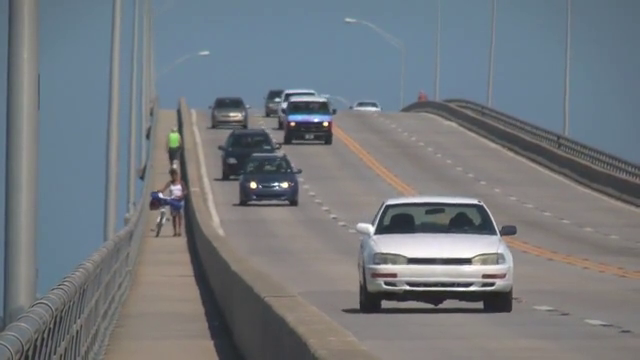
#> input picture frame 91 of lab1 fall/physicsOpencv/lab1/slow_traffic_small.mp4, 640 x 360 px
$ python cam.py
#> lines starting #> are read from the running program, lines starting #| are printed output that depends on the picture; after the words box and inside, x2 and y2 are one past the last pixel; in counts of white or black regions, pixels touching at a corner belong together
import numpy as np
import cv2

cap = cv2.VideoCapture("/Users/pascaljardin/Desktop/physicsOpencv/lab1/slow_traffic_small.mp4")

# take first frame of the video
ret,frame = cap.read()
#> frame is the input picture: shape (360, 640, 3); mean B, G, R 126.6, 121.2, 115.7


b, firstFrame= cap.read()
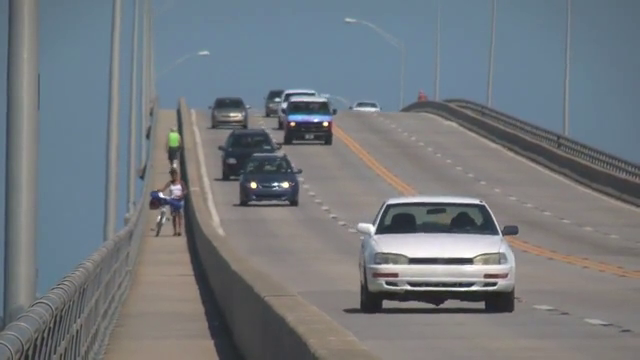
#> input picture frame 92 of lab1 fall/physicsOpencv/lab1/slow_traffic_small.mp4, 640 x 360 px
#> firstFrame is the input picture: shape (360, 640, 3); mean B, G, R 126.3, 121.1, 115.4

drawing = False # true if mouse is pressed
gotRec = False # true if mouse is pressed

ix,iy = -1,-1

# mouse callback function
def draw_circle(event,x,y,flags,param):
    global ix,iy,drawing,mode, gotRec

    if event == cv2.EVENT_LBUTTONDOWN:
        drawing = True
        ix,iy = x,y
        print("down")

    elif event == cv2.EVENT_LBUTTONUP:
        if (drawing == True):
            gotRec = True
            print("up")


cv2.namedWindow('image')
cv2.setMouseCallback('image',draw_circle)

while(1):
    cv2.imshow('image',firstFrame)
    k = cv2.waitKey(1) & 0xFF
#> (key Esc is pressed here)
    if k == ord('m'):
        mode = not mode
    elif k == 27:
        break

    if gotRec == True:
        print("start")
        break


# setup initial location of window
# r,h,c,w - region of image
#           simply hardcoded the values
r,h,c,w = 200,20,300,20
track_window = (c,r,w,h)

# set up the ROI for tracking
roi = frame[r:r+h, c:c+w]
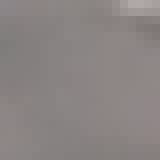
#> roi: shape (20, 20, 3) (shown 8 times larger); mean B, G, R 131.1, 132.3, 138.4
hsv_roi =  cv2.cvtColor(frame, cv2.COLOR_BGR2HSV)
#> hsv_roi: shape (360, 640, 3); mean H, S, V 67.8, 39.8, 131.8
mask = cv2.inRange(hsv_roi, np.array((0., 60.,32.)), np.array((180.,255.,255.)))
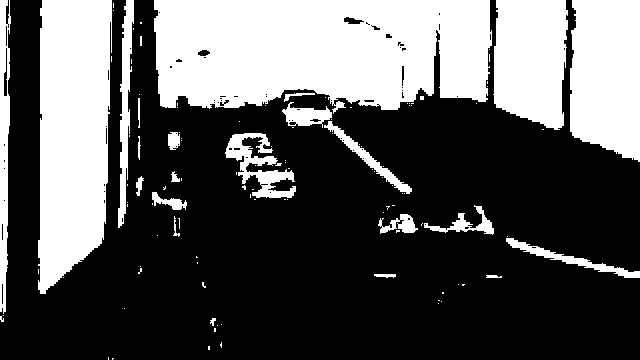
#> mask: shape (360, 640); 34.9% white; 115 white regions (91 under 20 px), largest, box (x1, y1, x2, y2) and area: (154, 0, 492, 114) 32966, (38, 0, 112, 294) 18267, (570, 0, 640, 162) 10165
roi_hist = cv2.calcHist([hsv_roi],[0],mask,[180],[0,180])
#> roi_hist = 180 values, max 29603 at index 103, min 0 at index 2, mean 447.2
cv2.normalize(roi_hist,roi_hist,0,255,cv2.NORM_MINMAX)

# Setup the termination criteria, either 10 iteration or move by at least 1 pt
term_crit = ( cv2.TERM_CRITERIA_EPS | cv2.TERM_CRITERIA_COUNT, 10, 1 )


while(1):
    ret ,frame = cap.read()
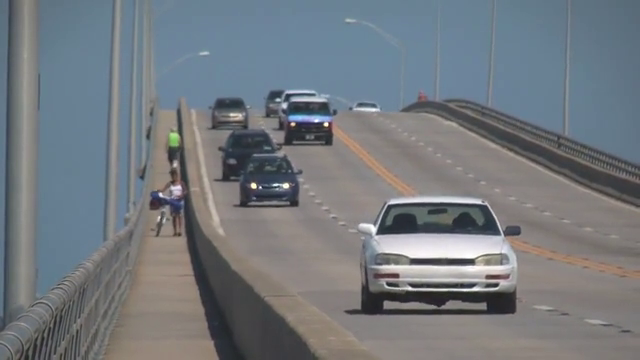
#> input picture frame 93 of lab1 fall/physicsOpencv/lab1/slow_traffic_small.mp4, 640 x 360 px
#> frame is the input picture: shape (360, 640, 3); mean B, G, R 126.5, 121.1, 115.6

    if ret == True:
        hsv = cv2.cvtColor(frame, cv2.COLOR_BGR2HSV)
#> hsv: shape (360, 640, 3); mean H, S, V 68, 39.7, 131.6
        dst = cv2.calcBackProject([hsv],[0],roi_hist,[0,180],1)
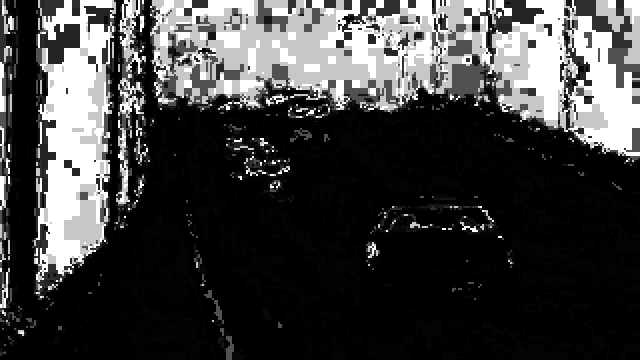
#> dst: shape (360, 640); min 0, max 255, mean 63.7

        # apply meanshift to get the new location
        ret, track_window = cv2.CamShift(dst, track_window, term_crit)
#> ret = ((328, 192), (34.61, 38.54), 80.93); track_window = (308, 174, 40, 36)

        # Draw it on image
        x,y,w,h = track_window
#> x = 308; y = 174; w = 40; h = 36
        img2 = cv2.rectangle(frame, (x,y), (x+w,y+h), 255,2)
        cv2.imshow('image',img2)

        k = cv2.waitKey(60) & 0xff
#> (key Esc is pressed here)
        if k == 27:
            break
        else:
            cv2.imwrite(chr(k)+".jpg",img2)

    else:
        break

cv2.destroyAllWindows()
cap.release()

$ run again, starting later in the video
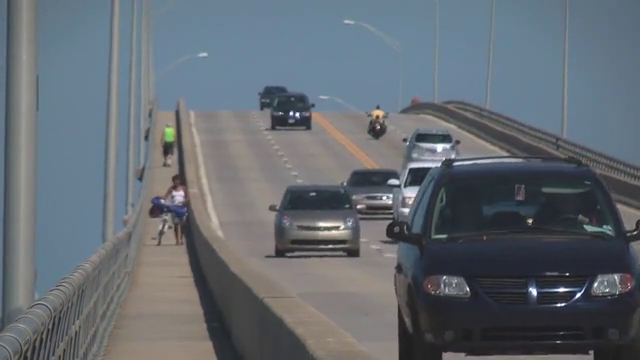
#> input picture frame 411 of lab1 fall/physicsOpencv/lab1/slow_traffic_small.mp4, 640 x 360 px
#> frame is the input picture: shape (360, 640, 3); mean B, G, R 113.8, 106.6, 99.3
#> hsv_roi: shape (360, 640, 3); mean H, S, V 81.8, 45.5, 117.3
#> `mask = cv2.inRange(hsv_roi, np.array((0., 60.,32.)), np.array((180.,25..`:
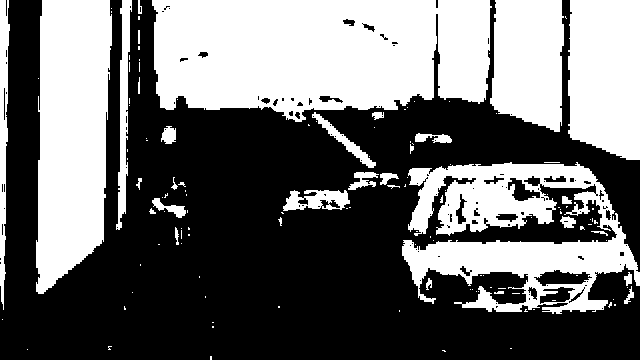
#> mask: shape (360, 640); 42.4% white; 132 white regions (100 under 20 px), largest, box (x1, y1, x2, y2) and area: (152, 0, 492, 122) 34800, (36, 0, 112, 294) 18344, (402, 162, 640, 314) 18279
#> roi_hist = 180 values, max 32298 at index 103, min 0 at index 20, mean 543.1
#> hsv: shape (360, 640, 3); mean H, S, V 81.9, 45.7, 117.3
#> `dst = cv2.calcBackProject([hsv],[0],roi_hist,[0,180],1)`:
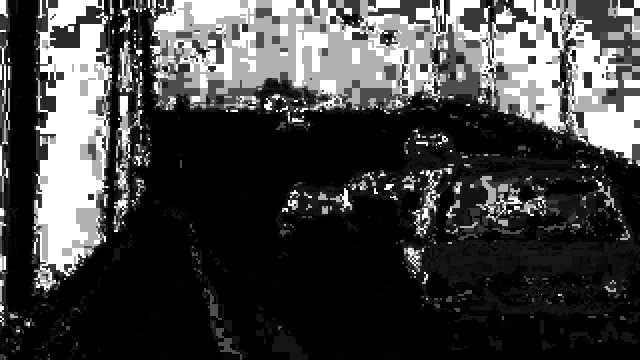
#> dst: shape (360, 640); min 0, max 255, mean 66.7
#> ret = ((307.5, 201), (30.4, 51.75), 98); track_window = (281, 185, 53, 32)
#> x = 281; y = 185; w = 53; h = 32

$ run again, starting later in the video
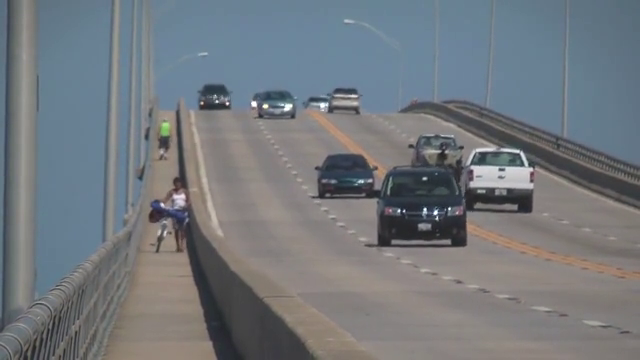
#> input picture frame 731 of lab1 fall/physicsOpencv/lab1/slow_traffic_small.mp4, 640 x 360 px
#> frame is the input picture: shape (360, 640, 3); mean B, G, R 125.5, 120.3, 115.1
#> hsv_roi: shape (360, 640, 3); mean H, S, V 66.1, 39.7, 130.9
#> `mask = cv2.inRange(hsv_roi, np.array((0., 60.,32.)), np.array((180.,25..`:
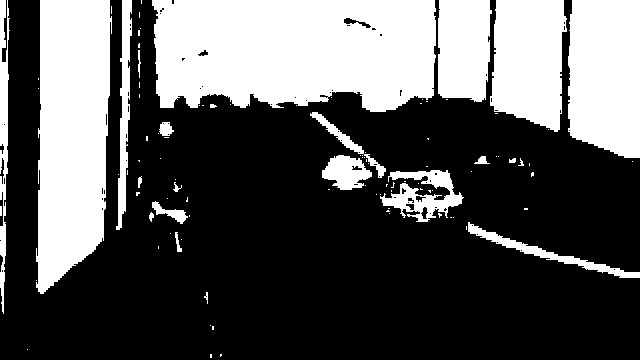
#> mask: shape (360, 640); 34.7% white; 101 white regions (77 under 20 px), largest, box (x1, y1, x2, y2) and area: (152, 0, 436, 112) 28222, (36, 0, 112, 294) 18325, (568, 0, 640, 158) 10512
#> roi_hist = 180 values, max 32651 at index 103, min 0 at index 16, mean 444.8
#> hsv: shape (360, 640, 3); mean H, S, V 66, 39.8, 130.8
#> `dst = cv2.calcBackProject([hsv],[0],roi_hist,[0,180],1)`:
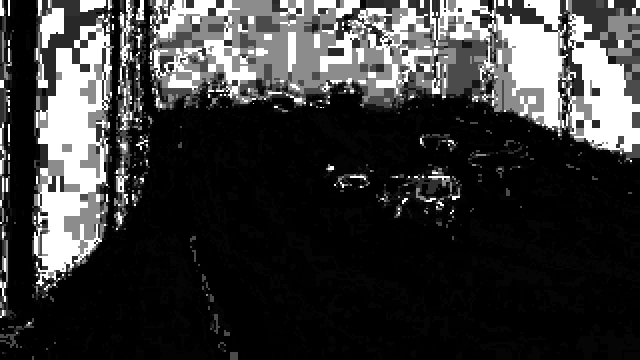
#> dst: shape (360, 640); min 0, max 255, mean 57
#> ret = ((275, 215), (33.06, 51.23), 142); track_window = (258, 194, 34, 42)
#> x = 258; y = 194; w = 34; h = 42
